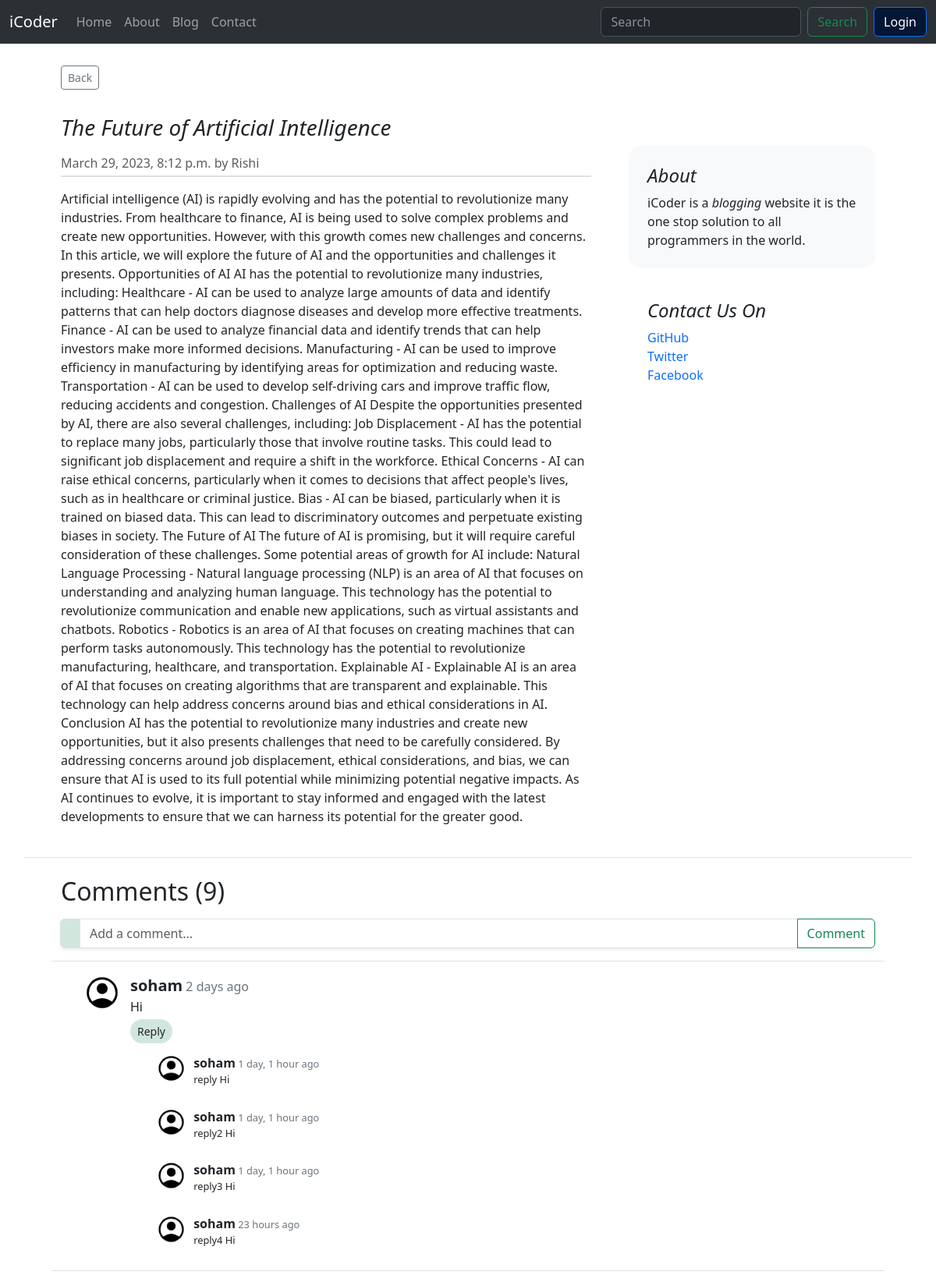
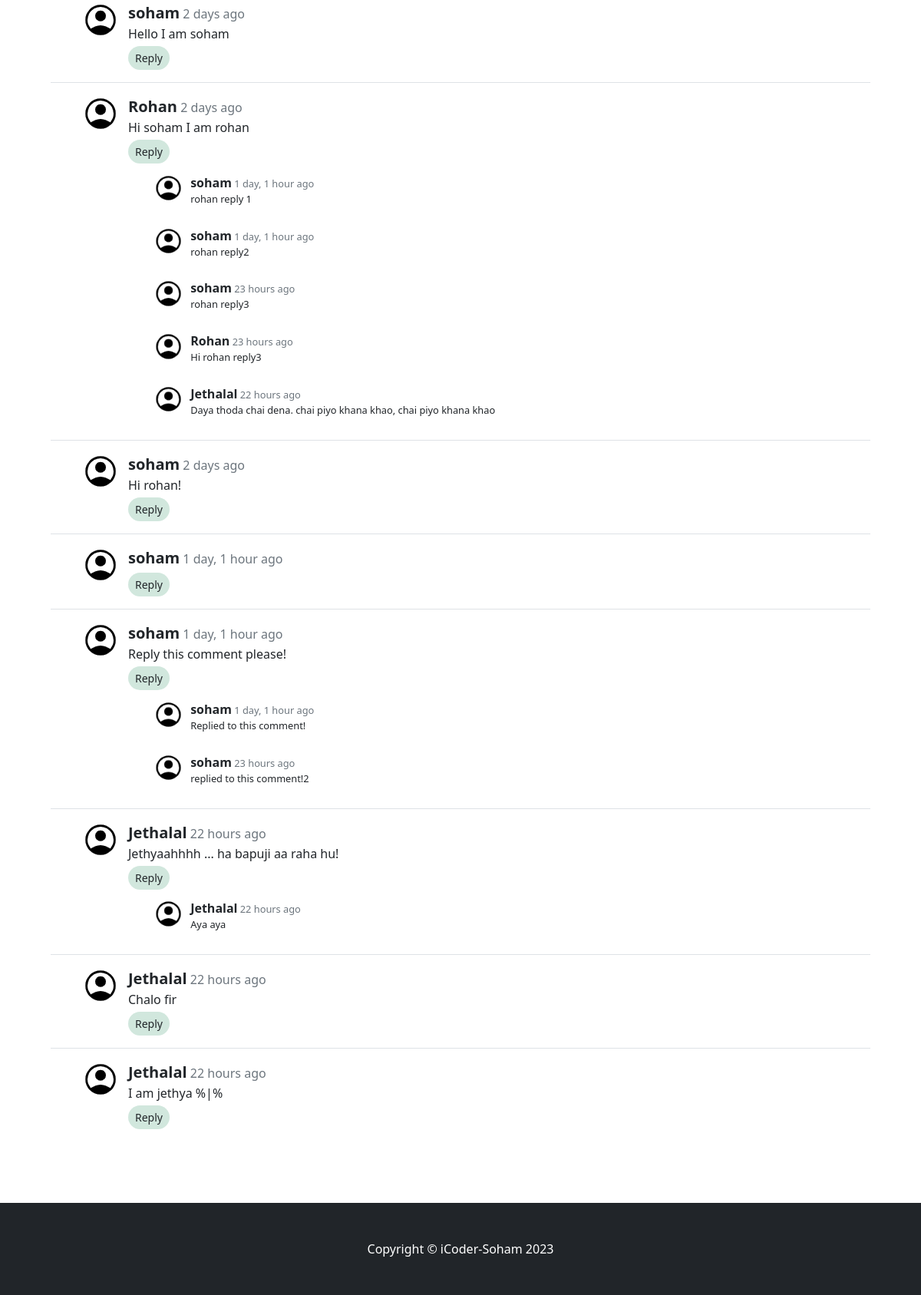
The app's page /blog/the-future-of-artificial-intelligence with its own data (2 pictures, top to bottom).
### blog/models.py (models this page shows, shortened)
class Post(models.Model):
    sno = models.AutoField(primary_key=True)
    title = models.CharField(max_length=255)
    author = models.CharField(max_length=13)
    content = models.TextField()
    timestamp = models.DateTimeField(blank=True)
    slug = models.SlugField(null=True, max_length=255)

class Comment(models.Model):
    sno = models.AutoField(primary_key=True)
    data = models.TextField()
    user = models.ForeignKey(User, on_delete=models.CASCADE)
    post = models.ForeignKey(Post, on_delete=models.CASCADE)
    parent = models.ForeignKey('self', on_delete=models.CASCADE, null=True)
    timestamp = models.DateTimeField(default=now)

### blog/views.py (the view)
# urls.py: path("<slug:slug>", views.blogPost, name='post_detail'),
def blogPost(request, slug):
    post = Post.objects.filter(slug=slug).first()
    comments = Comment.objects.filter(post=post, parent=None)
    replies = Comment.objects.filter(post=post).exclude(parent=None)
    replyDict = {}
    for reply in replies:
        if reply.parent.sno not in replyDict.keys():
            replyDict[reply.parent.sno] = [reply]
        else:
            replyDict[reply.parent.sno].append(reply)
    context = {"post": post, "comments": comments, "replyDict": replyDict}
    return render(request, "blog/blogpost.html", context)

### blog/templatetags/extras.py (called while the page is built)
@register.filter(name="get_rep_filter")
def get_rep_filter(dict, key):
    return dict.get(key, "")

### templates/blog/blogpost.html (shortened to what this page needs)
{% extends '../base.html' %}
{% block body %}
<div class="container px-5 border-bottom">
    <div class="row g-5 mt-1 mb-4">
        <div class="d-grid gap-2 d-md-flex justify-content-between my-4" id="back">
            <a href="/blog"><button id="backbutton" type="button"
                    class="btn btn-outline-secondary btn-sm">Back</button></a>
        </div>
        <div class="col-md-8 mt-2">
            <article class="blog-post">
                <h3 class="pb-2 fst-italic">{{post.title}}</h3>
                <p class="blog-post-meta text-body-secondary border-bottom border-2 mb-3 pb-1">{{post.timestamp}} by
                    {{post.author}}</p>
                <p>{{post.content|safe}}</p>
            </article>
        </div>
        <div class="col-md-4">
            <div class="position-sticky" style="top: 2rem;">
                <div class="p-4 mb-3 bg-light rounded-4">
                    <h4 class="fst-italic">About</h4>
                    <p class="mb-0">iCoder is a <em>blogging</em> website it is the one stop solution to all programmers
                        in the world.</p>
                </div>
                <div class="p-4">
                    <h4 class="fst-italic">Contact Us On</h4>
                    <ol class="list-unstyled">
                        <li><a href="#" class="text-decoration-none">GitHub</a></li>
                        <li><a href="#" class="text-decoration-none">Twitter</a></li>
                        <li><a href="#" class="text-decoration-none">Facebook</a></li>
                    </ol>
                </div>
            </div>
        </div>
    </div>
</div>
<div class="container px-5 mt-4">
    <h2>Comments ({{comments|length}})</h2>
    <form action="/blog/postcomment" method="post">
        <div class="input-group my-3 shadow-sm">
            <span class="input-group-text bg-success-subtle rounded-start fw-bolder"
                id="basic-addon3">{{request.user.username}}</span>
            <input type="text" class="form-control" id="basic-url" aria-describedby="basic-addon3" name="comment"
                id="comment" placeholder="Add a comment..." required>
            <button type="submit" class="btn btn-outline-success">Comment</button>
        </div>
    </form>
    <div class="" id="comments" style="margin-bottom: 5rem;">
        {% for comment in comments %}
        <div class="row py-3 border-top">
            {% load static %}
            <div class="col-md-1 p-0"><img src="{% static 'img/account_circle.png' %}"
                    class="img-thumbnail rounded-circle border-0 p-0 float-end" alt="..."></div>
            <div class="col-md-11">
                {% load humanize %}
                <span class="fw-bolder fs-5">{{comment.user.username}}</span><span class="text-secondary">
                    {{comment.timestamp|naturaltime}}</span>
                <div style="overflow-wrap: anywhere;">
                    {{comment.data}}
                </div>
                <div class="replybox">
                    <button class="btn btn-outline bg-success-subtle btn-sm rounded-pill mt-1 px-2" type="button"
                        data-bs-toggle="collapse" data-bs-target="#reply{{comment.sno}}" aria-expanded="false"
                        aria-controls="collapseExample">
                        Reply
                    </button>
                    {% load extras %}
                    <div class="replies" style="zoom: 0.8;">
                        {% for reply in replyDict|get_rep_filter:comment.sno %}
                        <div class="row py-3">
                            {% load static %}
                            <div class="col-md-1 p-0"><img src="{% static 'img/account_circle.png' %}"
                                    class="img-thumbnail rounded-circle border-0 p-0 float-end" alt="..."></div>
                            <div class="col-md-11">
                                {% load humanize %}
                                <span class="fw-bolder fs-5">{{reply.user.username}}</span>
                                <span class="text-secondary">{{reply.timestamp|naturaltime}}</span>
                                <div style="overflow-wrap: anywhere;">{{reply.data}}</div>
                            </div>
                        </div>
                        {% endfor %}
                    </div>
                </div>
            </div>
        </div>
        {% endfor %}
    </div>
</div>
{% endblock body %}

### records on screen
Post: title "The Future of Artificial Intelligence", timestamp "March 29, 2023, 8:12 p.m.", author "Rishi", content "Artificial intelligence (AI) is rapidly evolving and has the potential to revolutionize many industries. From healthcare to finance, AI is being used to solve complex problems and create new opportunities. However, with this growth comes new challenges and concerns. In this article, we will explore the future of AI and the opportunities and challenges it presents. Opportunities of AI AI has the potential to revolutionize many industries, including: Healthcare - AI can be used to analyze large amounts of data and identify patterns that can help doctors diagnose diseases and develop more effective treatments. Finance - AI can be used to analyze financial data and identify trends that can help…"
Comment: user.username "soham", timestamp "2 days ago", data "Hi"
Comment: user.username "soham", timestamp "1 day, 1 hour ago", data "reply Hi"
Comment: user.username "soham", timestamp "1 day, 1 hour ago", data "reply2 Hi"
Comment: user.username "soham", timestamp "1 day, 1 hour ago", data "reply3 Hi"
Comment: user.username "soham", timestamp "23 hours ago", data "reply4 Hi"
Comment: user.username "soham", timestamp "2 days ago", data "Hello I am soham"
Comment: user.username "Rohan", timestamp "2 days ago", data "Hi soham I am rohan"
Comment: user.username "soham", timestamp "1 day, 1 hour ago", data "rohan reply 1"
Comment: user.username "soham", timestamp "1 day, 1 hour ago", data "rohan reply2"
Comment: user.username "soham", timestamp "23 hours ago", data "rohan reply3"
Comment: user.username "Rohan", timestamp "23 hours ago", data "Hi rohan reply3"
Comment: user.username "Jethalal", timestamp "22 hours ago", data "Daya thoda chai dena. chai piyo khana khao, chai piyo khana khao"
Comment: user.username "soham", timestamp "2 days ago", data "Hi rohan!"
Comment: user.username "soham", timestamp "1 day, 1 hour ago"
Comment: user.username "soham", timestamp "1 day, 1 hour ago", data "Reply this comment please!"
Comment: user.username "soham", timestamp "1 day, 1 hour ago", data "Replied to this comment!"
Comment: user.username "soham", timestamp "23 hours ago", data "replied to this comment!2"
Comment: user.username "Jethalal", timestamp "22 hours ago", data "Jethyaahhhh ... ha bapuji aa raha hu!"
Comment: user.username "Jethalal", timestamp "22 hours ago", data "Aya aya"
Comment: user.username "Jethalal", timestamp "22 hours ago", data "Chalo fir"
Comment: user.username "Jethalal", timestamp "22 hours ago", data "I am jethya %|%"

### other values on screen
{{ comments|length }} "9"
